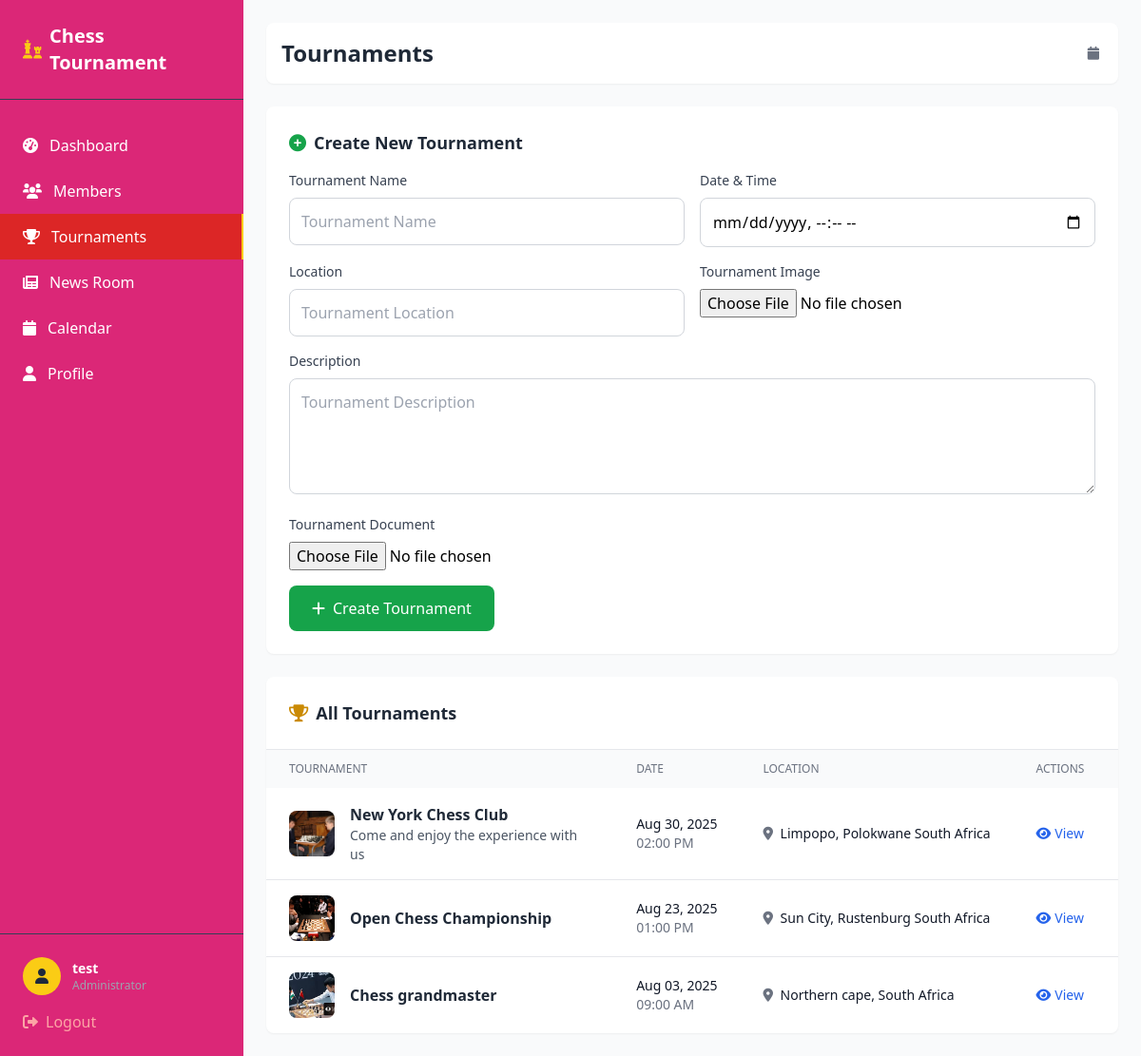
Page /tournament/tournaments/ (signed in) on the committed database.
### tournament/models.py (models this page shows, shortened)
class Tournament(models.Model):
    name = models.CharField(max_length=200)
    date = models.DateTimeField()
    location = models.CharField(max_length=200)
    description = models.TextField(blank=True, null=True)
    document = models.FileField(upload_to='tournaments/docs/', blank=True, null=True)
    image = models.ImageField(upload_to='tournaments/images/', blank=True, null=True)
    created_at = models.DateTimeField(auto_now_add=True)
    class Meta:
        ordering = ['-date']

### tournament/views.py (the view)
# urls.py: path('tournaments/', views.tournament_list, name='tournament_list'),
@login_required
def tournament_list(request):
    if request.method == 'POST':
        form = TournamentForm(request.POST, request.FILES)
        if form.is_valid():
            form.save()
            messages.success(request, 'Tournament created successfully!')
            return redirect('tournament_list')
    else:
        form = TournamentForm()
    tournaments = Tournament.objects.all()
    paginator = Paginator(tournaments, 10)
    page_number = request.GET.get('page')
    tournaments = paginator.get_page(page_number)
    context = {
        'tournaments': tournaments,
        'form': form,
    }
    return render(request, 'tournament_list.html', context)

### tournament/forms.py
class TournamentForm(forms.ModelForm):
    class Meta:
        model = Tournament
        fields = ['name', 'date', 'location', 'description', 'document', 'image']
        widgets = {
            'name': forms.TextInput(attrs={
                'class': 'w-full p-3 border border-gray-300 rounded-lg focus:ring-2 focus:ring-blue-500 focus:border-transparent',
                'placeholder': 'Tournament Name'
            }),
            'date': forms.DateTimeInput(attrs={
                'class': 'w-full p-3 border border-gray-300 rounded-lg focus:ring-2 focus:ring-blue-500 focus:border-transparent',
                'type': 'datetime-local'
            }),
            'location': forms.TextInput(attrs={
                'class': 'w-full p-3 border border-gray-300 rounded-lg focus:ring-2 focus:ring-blue-500 focus:border-transparent',
                'placeholder': 'Tournament Location'
            }),
            'description': forms.Textarea(attrs={
                'class': 'w-full p-3 border border-gray-300 rounded-lg focus:ring-2 focus:ring-blue-500 focus:border-transparent',
                'rows': 4,
                'placeholder': 'Tournament Description'
            }),
        }

### tournament/templates/tournament_list.html (shortened to what this page needs)
{% extends 'base.html' %}
{% block title %}Tournaments{% endblock %}
{% block content %}
<div class="bg-white rounded-lg shadow-sm p-6 mb-6">
    <h3 class="text-lg font-semibold text-gray-800 mb-4 flex items-center">
        <i class="fas fa-plus-circle mr-2 text-green-600"></i>
        Create New Tournament
    </h3>
    <form method="post" enctype="multipart/form-data" class="grid grid-cols-1 md:grid-cols-2 gap-4">
        <div>
            <label class="block text-sm font-medium text-gray-700 mb-2">Tournament Name</label>
            {{ form.name }}
        </div>
        <div>
            <label class="block text-sm font-medium text-gray-700 mb-2">Date & Time</label>
            {{ form.date }}
        </div>
        <div>
            <label class="block text-sm font-medium text-gray-700 mb-2">Location</label>
            {{ form.location }}
        </div>
        <div>
            <label class="block text-sm font-medium text-gray-700 mb-2">Tournament Image</label>
            {{ form.image }}
        </div>
        <div class="md:col-span-2">
            <label class="block text-sm font-medium text-gray-700 mb-2">Description</label>
            {{ form.description }}
        </div>
        <div class="md:col-span-2">
            <label class="block text-sm font-medium text-gray-700 mb-2">Tournament Document</label>
            {{ form.document }}
        </div>
        <div class="md:col-span-2">
            <button type="submit" class="px-6 py-3 bg-green-600 text-white rounded-lg hover:bg-green-700 transition duration-200">
                <i class="fas fa-plus mr-2"></i>Create Tournament
            </button>
        </div>
    </form>
</div>
<div class="bg-white rounded-lg shadow-sm">
    <div class="p-6 border-b border-gray-200">
        <h3 class="text-lg font-semibold text-gray-800 flex items-center">
            <i class="fas fa-trophy mr-2 text-yellow-600"></i>
            All Tournaments
        </h3>
    </div>
    <div class="overflow-x-auto">
        <table class="w-full">
            <thead class="bg-gray-50">
                <tr>
                    <th class="px-6 py-3 text-left text-xs font-medium text-gray-500 uppercase">Tournament</th>
                    <th class="px-6 py-3 text-left text-xs font-medium text-gray-500 uppercase">Date</th>
                    <th class="px-6 py-3 text-left text-xs font-medium text-gray-500 uppercase">Location</th>
                    <th class="px-6 py-3 text-left text-xs font-medium text-gray-500 uppercase">Actions</th>
                </tr>
            </thead>
            <tbody class="divide-y divide-gray-200">
                {% for tournament in tournaments %}
                <tr class="hover:bg-gray-50">
                    <td class="px-6 py-4">
                        <div class="flex items-center">
                            {% if tournament.image %}
                                <img src="{{ tournament.image.url }}" alt="{{ tournament.name }}" class="w-12 h-12 rounded-lg object-cover mr-4">
                            {% else %}
                                <div class="w-12 h-12 bg-gray-200 rounded-lg mr-4 flex items-center justify-center">
                                    <i class="fas fa-trophy text-gray-600"></i>
                                </div>
                            {% endif %}
                            <div>
                                <h4 class="font-semibold text-gray-800">{{ tournament.name }}</h4>
                                {% if tournament.description %}
                                    <p class="text-sm text-gray-600">{{ tournament.description|truncatewords:10 }}</p>
                                {% endif %}
                            </div>
                        </div>
                    </td>
                    <td class="px-6 py-4 whitespace-nowrap">
                        <div class="text-sm text-gray-900">{{ tournament.date|date:"M d, Y" }}</div>
                        <div class="text-sm text-gray-500">{{ tournament.date|time:"h:i A" }}</div>
                    </td>
                    <td class="px-6 py-4 whitespace-nowrap text-sm text-gray-900">
                        <i class="fas fa-map-marker-alt mr-1 text-gray-500"></i>
                        {{ tournament.location }}
                    </td>
                    <td class="px-6 py-4 whitespace-nowrap text-sm font-medium">
                        <a href="{% url 'tournament_detail' tournament.pk %}"
                           class="text-blue-600 hover:text-blue-900 mr-3">
                            <i class="fas fa-eye mr-1"></i>View
                        </a>
                    </td>
                </tr>
                {% endfor %}
            </tbody>
        </table>
    </div>
</div>
{% endblock %}

### tournament/templates/base.html (shortened to what this page needs)
<!DOCTYPE html>
<html lang="en">
<head>
    <script src="https://cdn.tailwindcss.com"></script>
    <link rel="stylesheet" href="https://cdnjs.cloudflare.com/ajax/libs/font-awesome/6.0.0/css/all.min.css">
</head>
<body class="bg-gray-50">
    <div class="flex">
        <aside class="w-64 bg-pink-600 text-white min-h-screen fixed left-0 top-0">
            <div class="p-6 border-b border-slate-700">
                <h1 class="text-xl font-bold flex items-center">
                    <i class="fas fa-chess mr-2 text-yellow-400"></i>
                    Chess Tournament
                </h1>
            </div>
            <nav class="mt-6">
                <a href="{% url 'dashboard' %}" class="flex items-center px-6 py-3 hover:bg-red-600 transition duration-200 {% if request.resolver_match.url_name == 'dashboard' %}bg-red-600 border-r-2 border-yellow-400{% endif %}">
                    <i class="fas fa-tachometer-alt mr-3"></i>
                    Dashboard
                </a>
                <a href="{% url 'members' %}" class="flex items-center px-6 py-3 hover:bg-red-600 transition duration-200 {% if request.resolver_match.url_name == 'members' %}bg-red-600 border-r-2 border-yellow-400{% endif %}">
                    <i class="fas fa-users mr-3"></i>
                    Members
                </a>
                <a href="{% url 'tournament_list' %}" class="flex items-center px-6 py-3 hover:bg-red-600 transition duration-200 {% if 'tournament' in request.resolver_match.url_name %}bg-red-600 border-r-2 border-yellow-400{% endif %}">
                    <i class="fas fa-trophy mr-3"></i>
                    Tournaments
                </a>
                <a href="{% url 'news_room' %}" class="flex items-center px-6 py-3 hover:bg-red-600 transition duration-200 {% if request.resolver_match.url_name == 'news_room' %}bg-red-700 border-r-2 border-yellow-400{% endif %}">
                    <i class="fas fa-newspaper mr-3"></i>
                    News Room
                </a>
                <a href="{% url 'calendar' %}" class="flex items-center px-6 py-3 hover:bg-red-600 transition duration-200 {% if request.resolver_match.url_name == 'calendar' %}bg-red-600 border-r-2 border-yellow-400{% endif %}">
                    <i class="fas fa-calendar mr-3"></i>
                    Calendar
                </a>
                <a href="{% url 'profile' %}" class="flex items-center px-6 py-3 hover:bg-red-600 transition duration-200 {% if request.resolver_match.url_name == 'profile' %}bg-red-600 border-r-2 border-yellow-400{% endif %}">
                    <i class="fas fa-user mr-3"></i>
                    Profile
                </a>
            </nav>
            <div class="absolute bottom-0 w-64 p-6 border-t border-slate-700">
                <div class="flex items-center mb-4">
                    <div class="w-10 h-10 bg-yellow-400 rounded-full flex items-center justify-center">
                        <i class="fas fa-user text-slate-800"></i>
                    </div>
                    <div class="ml-3">
                        <p class="text-sm font-semibold">{{ user.username }}</p>
                        <p class="text-xs text-gray-400">Administrator</p>
                    </div>
                </div>
                <a href="{% url 'logout' %}"
                   class="flex items-center text-red-300 hover:text-red-100 transition duration-200">
                    <i class="fas fa-sign-out-alt mr-2"></i>
                    Logout
                </a>
            </div>
        </aside>
        <main class="flex-1 ml-64 p-6">
            <div class="bg-white rounded-lg shadow-sm p-4 mb-6">
                <div class="flex items-center justify-between">
                    <h2 class="text-2xl font-bold text-gray-800">
                        {% block title %}Dashboard{% endblock %}
                    </h2>
                    <div class="text-sm text-gray-500">
                        <i class="fas fa-calendar mr-1"></i>
                    </div>
                </div>
            </div>
            {% block content %}
            {% endblock %}
        </main>
    </div>
</body>
</html>

### rows in the picture
Tournament: image (picture), name "New York Chess Club", description "Come and enjoy the experience with us", date "Aug 30, 2025", date "02:00 PM", location "Limpopo, Polokwane South Africa"
Tournament: image (picture), name "Open Chess Championship", date "Aug 23, 2025", date "01:00 PM", location "Sun City, Rustenburg South Africa"
Tournament: image (picture), name "Chess grandmaster", date "Aug 03, 2025", date "09:00 AM", location "Northern cape, South Africa"

### other values in the picture
{{ user.username }} "test"
